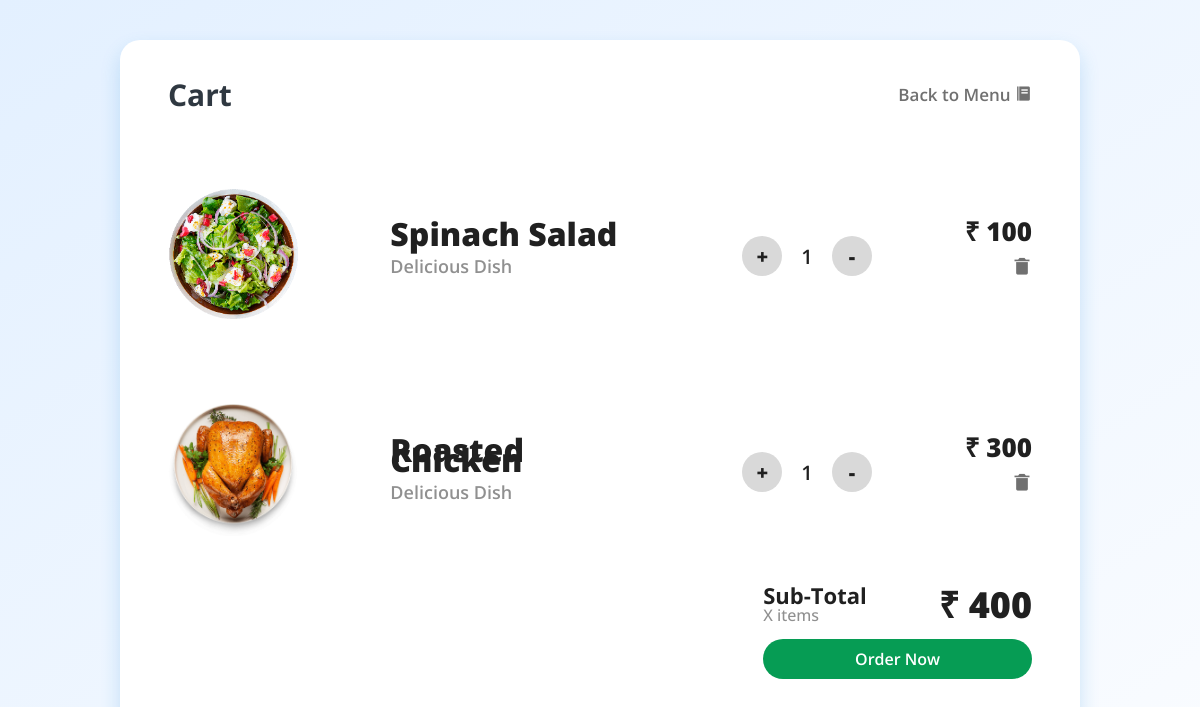
/cart (signed in), run on the app's committed database.
### restaurant/models.py (models this page shows, shortened)
class Item(db.Model):
    item_id = db.Column(db.Integer(), primary_key = True)
    name = db.Column(db.String(length = 30), nullable = False)
    description = db.Column(db.String(length = 50), nullable = False)
    price = db.Column(db.Integer(), nullable = False)
    source = db.Column(db.String(length = 30), nullable = False)
    orderer = db.Column(db.Integer(), db.ForeignKey('user.id'))  #used to store info regarding user's ordered item

### restaurant/routes.py (the view, shortened to what this page needs)
@app.route('/cart', methods = ['GET', 'POST'])
def cart_page():
    order_form = OrderForm()
    if request.method == 'GET':
        selected_items = Item.query.filter_by(orderer = current_user.id)#get items which user has added to the cart
        return render_template('cart.html', order_form = order_form, selected_items = selected_items)

### restaurant/forms.py
class OrderForm(FlaskForm):
    submit = SubmitField(label = 'Order Now')

### restaurant/models.py (called while the page is built)
@login_manager.user_loader
def load_user(user_id):
    return User.query.get(int(user_id))

### restaurant/templates/cart.html (shortened to what this page needs)
<!DOCTYPE html>
<html>
<head>
	<link href='https://cdn.jsdelivr.net/npm/boxicons@2.0.5/css/boxicons.min.css' rel='stylesheet'>
	<link rel= "stylesheet" type= "text/css" href= "{{ url_for('static',filename='styles/css/style-cart.css') }}">
</head>
<body>
   <div class="CartContainer">
   	   <div class="Header">
   	   	<h3 class="Heading">Cart</h3>
   	   	<a href="{{ url_for('menu_page') }}" class = "back"><h5 class="Action">Back to Menu <i class='bx bxs-food-menu'></i></h5></a>
   	   </div>
	   {% for selected_item in selected_items %}
   	   <div class="Cart-Items">
   	   	  <div class="image-box">
   	   	    <img src="{{ url_for('static', filename = 'styles/img/'+selected_item.source) }}" alt="" class="menu__img">
   	   	  </div>
   	   	  <div class="about">
            <h1 class="title"> {{ selected_item.name }}</h1>
   	   	  	<h3 class="subtitle"> {{ selected_item.description }} </h3>
   	   	  </div>
   	   	  <div class="counter">
   	   	  	<div class="btn">+</div>
   	   	  	<div class="count">1</div>
   	   	  	<div class="btn">-</div>
   	   	  </div>
   	   	  <div class="prices">
   	   	  	<div class="amount">₹ {{ selected_item.price }}</div>
   	   	  	<div class="remove"><i class='bx bxs-trash-alt'></i></div>
   	   	  </div>
   	   </div>
	   {% endfor %}
		<div class="checkout">
			<div class="total">
				<div>
					<div class="Subtotal">Sub-Total</div>
					<div class="items"> X items</div>
				</div>
				<div class="total-amount">₹ {{ selected_items | sum(attribute='price') }}</div>
			</div>
			<form method = 'POST'>
				{{ order_form.submit(class = 'button') }}
			</form>
		</div>
 	</div>
</body>
</html>

### restaurant/static/styles/css/style-cart.css (style rules this page uses)
body { margin: 0; padding: 0; background: linear-gradient(to bottom right, #E3F0FF, #FAFCFF); height: 100vh; display: flex; justify-content: center; align-items: center; }
.CartContainer { width: 80%; height: 90%; background-color: #ffffff; border-radius: 20px; box-shadow: 0px 10px 20px #1687d933; }
.Header { margin: auto; width: 90%; height: 15%; display: flex; justify-content: space-between; align-items: center; }
.Heading { font-size: 30px; font-family: 'Open Sans'; font-weight: 700; color: #2F3841; }
.back { text-decoration: none; }
.Action { font-size: 17px; font-family: 'Open Sans'; font-weight: 600; color: #707070; cursor: pointer; }
.Cart-Items { margin: auto; width: 90%; height: 30%; display: flex; justify-content: space-between; align-items: center; }
.image-box { width: 15%; text-align: center; }
.about { height: 100%; width: 30%; }
.title { padding-top: 60px; line-height: 10px; font-size: 32px; font-family: 'Open Sans'; font-weight: 800; color: #202020; }
.subtitle { line-height: 10px; font-size: 18px; font-family: 'Open Sans'; font-weight: 600; color: #909090; }
.counter { width: 15%; display: flex; justify-content: space-between; align-items: center; }
.btn { width: 40px; height: 40px; border-radius: 50%; background-color: #d9d9d9; display: flex; justify-content: center; align-items: center; font-size: 20px; font-family: 'Open Sans'; font-weight: 900; color: #202020; cursor: pointer; }
.count { font-size: 20px; font-family: 'Open Sans'; font-weight: 600; color: #202020; }
.prices { height: 100%; text-align: right; padding-top: 90px; }
.amount { padding-top: 20px; font-size: 26px; font-family: 'Open Sans'; font-weight: 800; color: #202020; }
.remove { padding-top: 5px; font-size: 20px; font-family: 'Open Sans'; font-weight: 600; color: #707070; cursor: pointer; }
.checkout { float: right; margin-right: 5%; width: 28%; }
.total { width: 100%; display: flex; justify-content: space-between; }
.Subtotal { font-size: 22px; font-family: 'Open Sans'; font-weight: 700; color: #202020; }
.items { font-size: 16px; font-family: 'Open Sans'; font-weight: 500; color: #909090; line-height: 10px; }
.total-amount { font-size: 36px; font-family: 'Open Sans'; font-weight: 900; color: #202020; }
.button { margin-top: 10px; width: 100%; height: 40px; border: none; background-color: #069C54; border-radius: 20px; cursor: pointer; font-size: 16px; font-family: 'Open Sans'; font-weight: 600; color: #FFF; }
.menu__img { width: 130px; }

### data on the page
Item: source (picture), name "Spinach Salad", description "Delicious Dish", price "100"
Item: source (picture), name "Roasted Chicken", description "Delicious Dish", price "300"

### other printed values
{{ selected_items | sum(attribute='price') }} "400"
